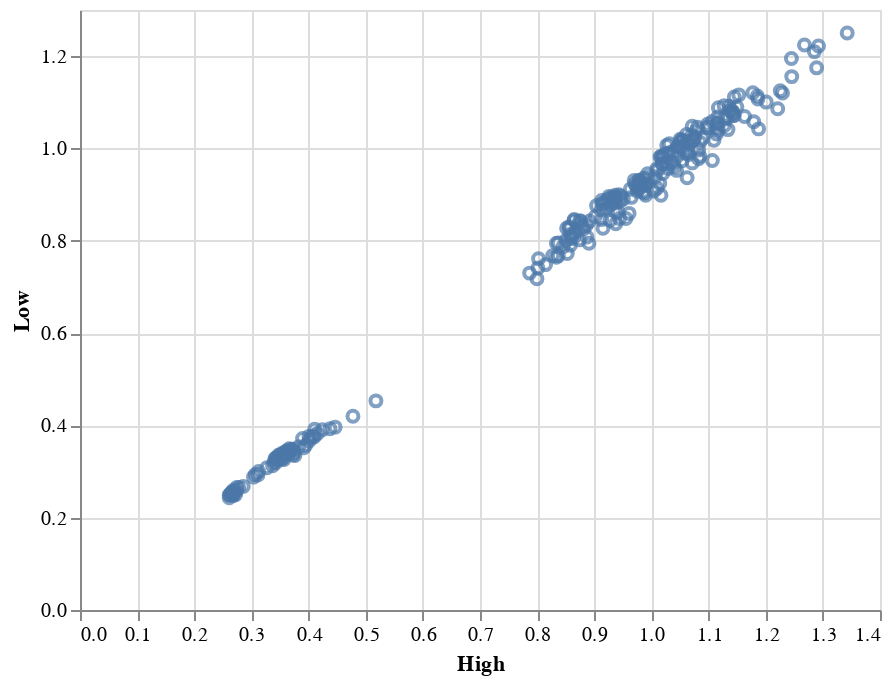

Notebook code for this chart:
### Code cell
diagrama.mark_point().encode(x="High",y="Low")

### Figure 1 — Vega-Lite specification as saved in the notebook (floating-point values rounded to 4 significant figures; data arrays with more than 128 entries replaced by an {"elided": "..."} marker saying what was removed)
{"config": {"view": {"continuousWidth": 400, "continuousHeight": 300}}, "data": {"name": "data-46ad3f7f07d605f199c1770ac2c38f5e"}, "mark": "point", "encoding": {"x": {"field": "High", "type": "quantitative"}, "y": {"field": "Low", "type": "quantitative"}}, "$schema": "https://vega.github.io/schema/vega-lite/v4.17.0.json", "datasets": {"data-46ad3f7f07d605f199c1770ac2c38f5e": {"elided": "252 records"}}}
